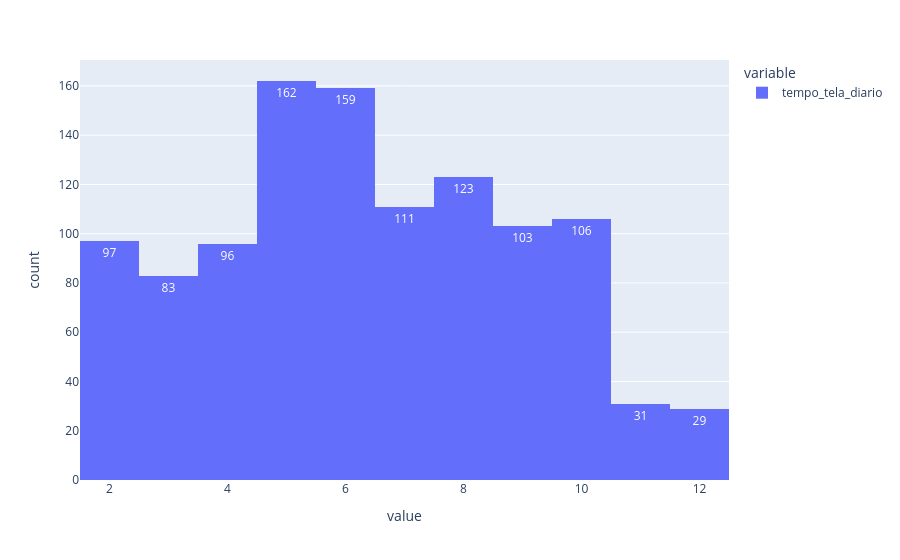

Notebook code cell kept with this figure:
### Code cell
xp.histogram(df_tratado['tempo_tela_diario'], text_auto=True)

### Figure 1 — Plotly figure (JSON) as saved in the notebook; plotly's stock layout.template omitted (floating-point values rounded to 4 significant figures; data arrays with more than 128 entries replaced by an {"elided": "..."} marker saying what was removed)
{"data": [{"bingroup": "x", "hovertemplate": "variable=tempo_tela_diario<br>value=%{x}<br>count=%{y}<extra></extra>", "legendgroup": "tempo_tela_diario", "marker": {"color": "#636efa", "pattern": {"shape": ""}}, "name": "tempo_tela_diario", "orientation": "v", "showlegend": true, "texttemplate": "%{value}", "type": "histogram", "x": {"elided": "1100 int values"}, "xaxis": "x", "yaxis": "y"}], "layout": {"barmode": "relative", "legend": {"title": {"text": "variable"}, "tracegroupgap": 0}, "margin": {"t": 60}, "xaxis": {"anchor": "y", "domain": [0, 1], "title": {"text": "value"}}, "yaxis": {"anchor": "x", "domain": [0, 1], "title": {"text": "count"}}}}
